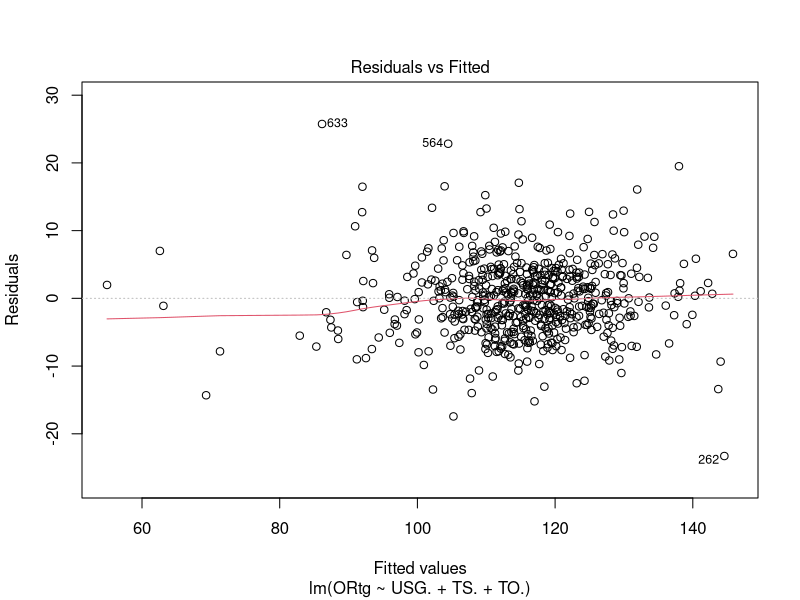
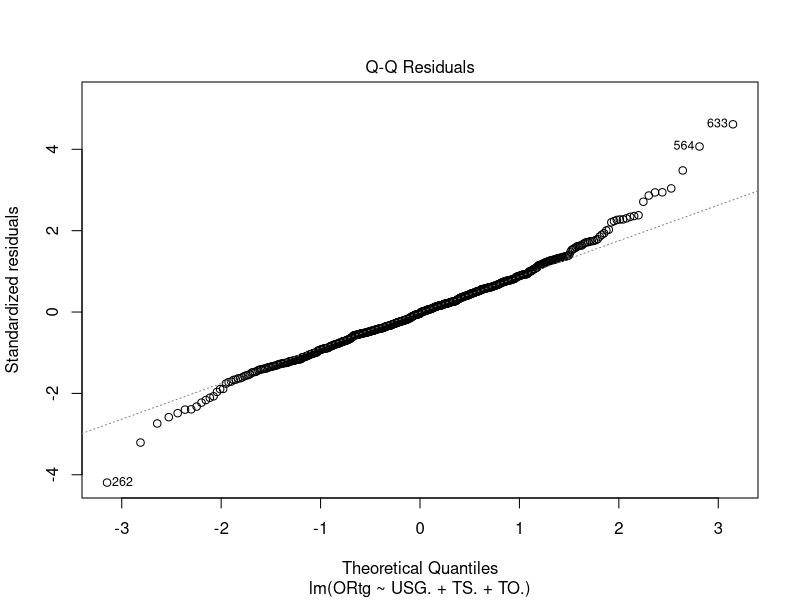
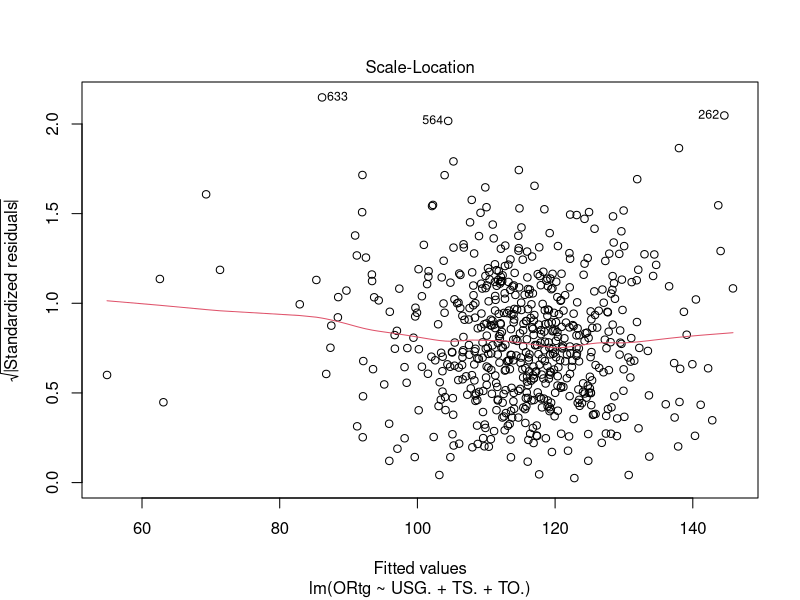
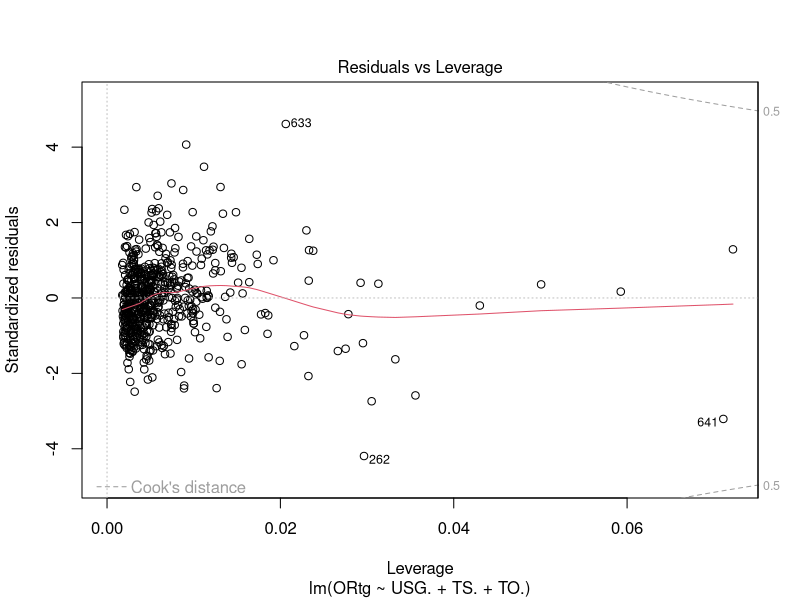
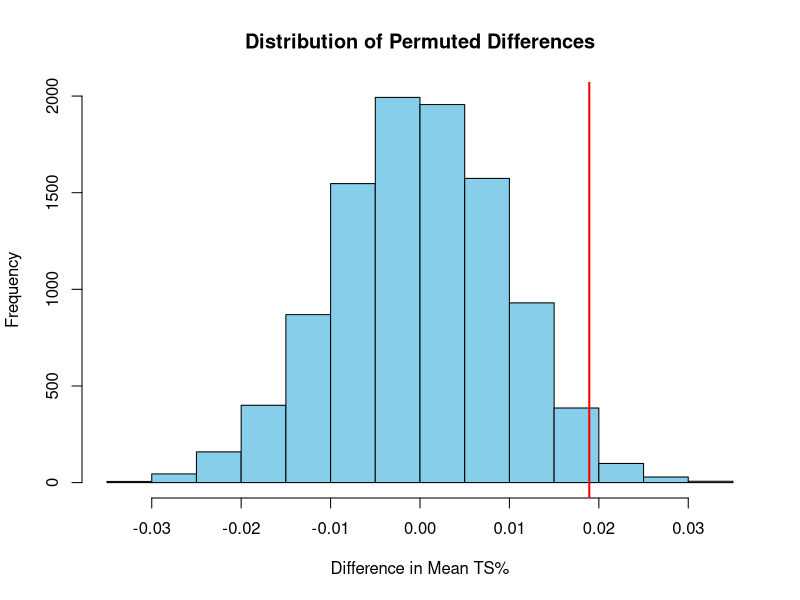
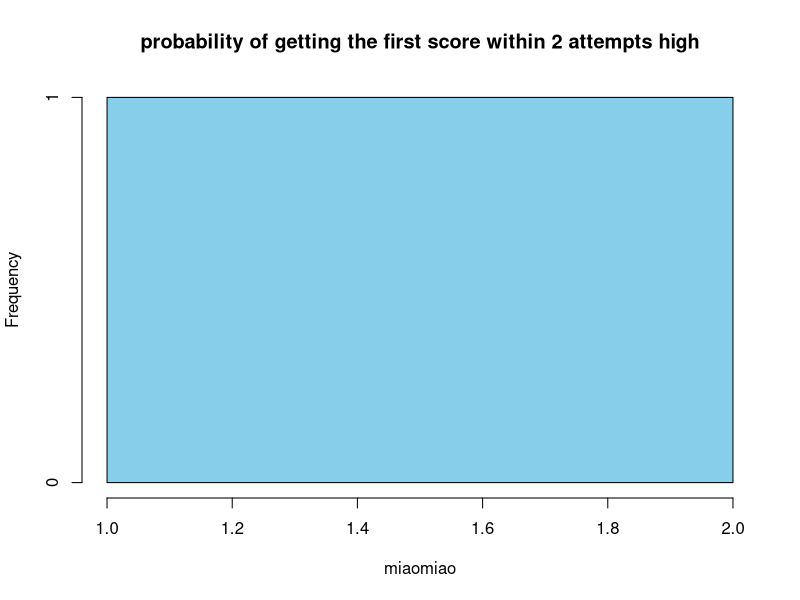
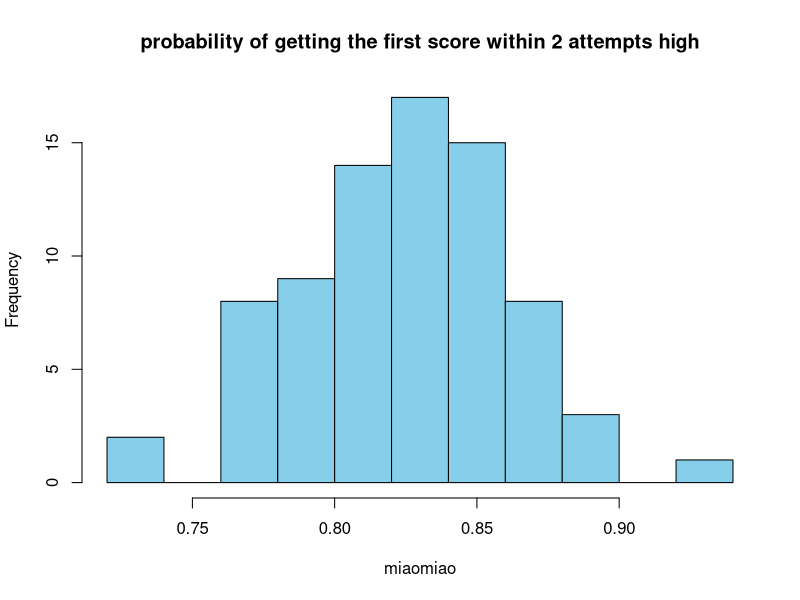
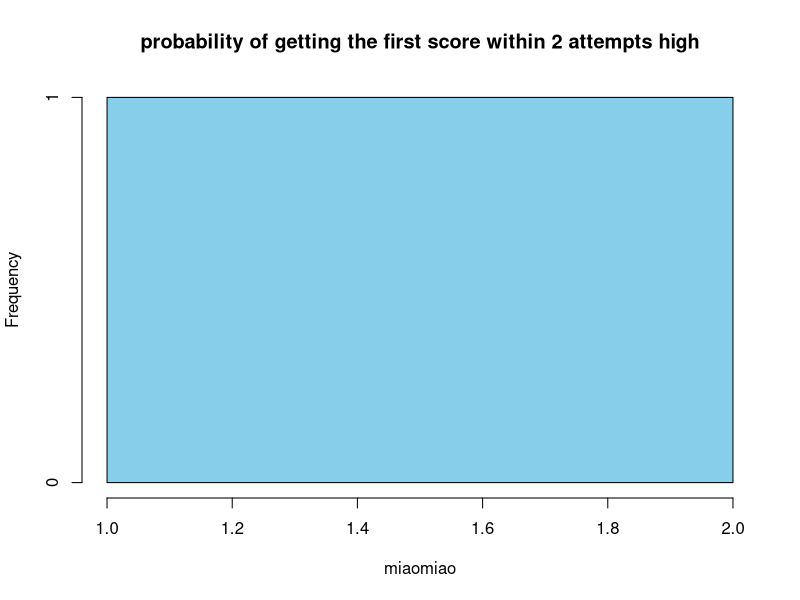

R code for these plots, in order:
## ---- chunk 1
knitr::opts_chunk$set(echo = TRUE)
## ---- chunk 2
nba_data <- read.csv("25-25PlayerStats.csv")

# Cleaning the data to remove outliers
# 1. Convert character columns to numeric

cols_to_fix <- c("USG.", "TS.", "TO.", "ORtg", "eFG.")
nba_data[cols_to_fix] <- lapply(nba_data[cols_to_fix], as.numeric)

# 2. Filter for play-time requirements and outliers 
cleaned_data <- subset(nba_data, 
                       MpG >= 4 & 
                       GP >= 3 & 
                       ORtg <= 160 & 
                       ORtg >= 50 & 
                       TO. >= 2 & 
                       TO. <= 50)

# 3. Remove rows with missing values in key analytical variables
critical_cols <- c("USG.", "TS.", "TO.", "ORtg")
cleaned_data <- cleaned_data[complete.cases(cleaned_data[, critical_cols]), ]

# 4. View results
summary(cleaned_data)
## ---- chunk 3
# Multiple linear regression based in cleaned data
regression_model <- lm(ORtg ~ USG. + TS. + TO., data = cleaned_data)

# Outputs determined via regression model: coefficients, p-value, R^2
model_summary <- summary(regression_model)

# Plot model
plot(regression_model)

# Confidence intervals for determined coefficients
confint(regression_model)
## ---- chunk 4
# Define groups 
high_usage <- cleaned_data$TS.[cleaned_data$USG. > 25]
low_usage <- cleaned_data$TS.[cleaned_data$USG. <= 25]

# Observed difference
obs_diff <- mean(high_usage) - mean(low_usage)

# Permutation Test 
set.seed(4714)

n_permutations <- 10000
perm_diffs <- numeric(n_permutations)
all_ts <- c(high_usage, low_usage)
n_high <- length(high_usage)

for (i in 1:n_permutations) {
  shuffled <- sample(all_ts)
  perm_high <- shuffled[1:n_high]
  perm_low <- shuffled[(n_high + 1):length(all_ts)]
  perm_diffs[i] <- mean(perm_high) - mean(perm_low)
}

# Calculate P-value (two-tailed)
p_value <- mean(abs(perm_diffs) >= abs(obs_diff))
print(paste("Permutation P-value:", p_value))

# Visualize the distribution
hist(perm_diffs, main="Distribution of Permuted Differences", 
     xlab="Difference in Mean TS%", col="skyblue")
abline(v = obs_diff, col="red", lwd=2)
## ---- chunk 5
#true_shooting <- cleaned_data$TS.

#expected_value <- mean (1/true_shooting)


# k  <- 2
# success_less_than_2 <- pgeom(k-1,true_shooting)
# hist(success_less_than_2, main="probability of getting the first score within 2 attempts", 
#      xlab="miaomiao", col="skyblue")

## print expected value
## change graph label 
#high usage rate
expected_value_h <- mean (1/high_usage)
hist(expected_value_h, main="probability of getting the first score within 2 attempts high",
     xlab="miaomiao", col="skyblue")
k  <- 2
success_less_than_2_h <- pgeom(k-1,high_usage)
hist(success_less_than_2_h, main="probability of getting the first score within 2 attempts high",
     xlab="miaomiao", col="skyblue")

# low usage rate
expected_value_l <- mean (1/low_usage)
hist(expected_value_l, main="probability of getting the first score within 2 attempts high",
     xlab="miaomiao", col="skyblue")
success_less_than_2_l <- pgeom(k-1,low_usage)
hist(success_less_than_2_l, main="probability of getting the first score within 2 attempts low",
     xlab="miaomiao", col="skyblue")
